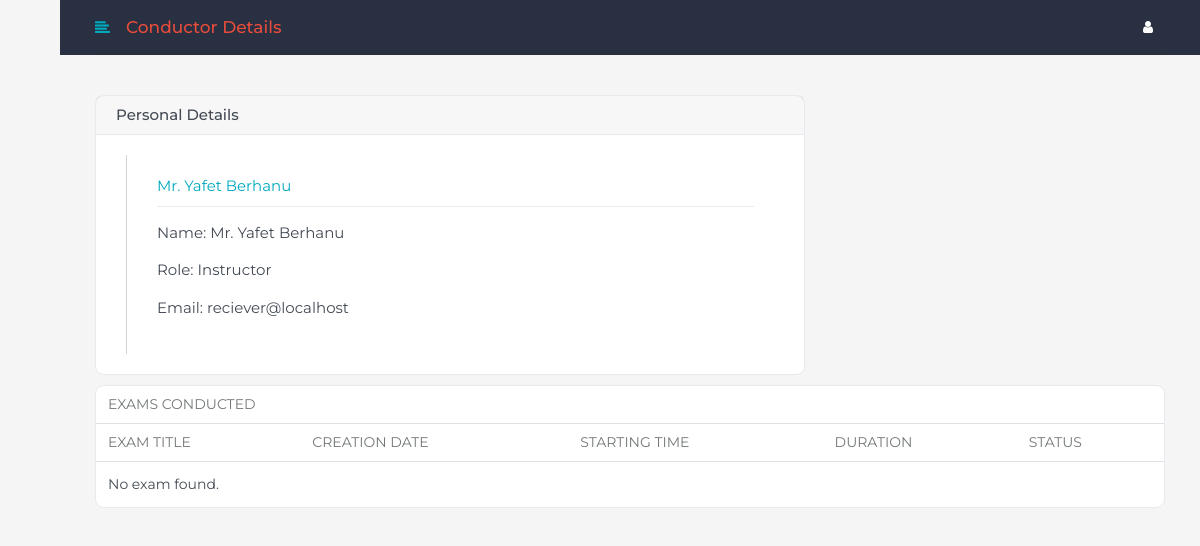
Page /admin/conductor-detail.php?conductorId=@Yafet (signed in) on the committed database.
### tables this page shows
CREATE TABLE `conductor` (
  `username` varchar(25) NOT NULL,
  `password` varchar(256) NOT NULL,
  `prefix` enum('Mr.','Mrs.','Mr.','Dr.','Prof.') NOT NULL,
  `firstName` varchar(50) NOT NULL,
  `lastName` varchar(50) NOT NULL,
  `role` varchar(200) NOT NULL,
  `email` varchar(50) NOT NULL
);

### admin/conductor-detail.php (the view, shortened to what this page needs)
<?php
require('../config.php');
if(isset($_GET['conductorId'])){
  if(!empty($_GET['conductorId'])){
    $conductorId=htmlentities($_GET['conductorId']);
  }else{
    die('conductor id not found');
  }
}else{
  die('conductor id not found');
}
$query="SELECT* FROM conductor WHERE username='".$conductorId."'";
$result=mysqli_query($con,$query) or die('Error to send query');
$row=mysqli_fetch_assoc($result) or die('Error to fetch query');
$prefix=$row['prefix'];
$fname=$row['firstName'];
$lname=$row['lastName'];
$role=$row['role'];
?>
<!doctype html>
<html lang="en" dir="ltr">
<head>
<link rel="stylesheet" href="../assets/plugins/bootstrap/css/bootstrap.min.css" />
<link rel="stylesheet" href="https://cdnjs.cloudflare.com/ajax/libs/font-awesome/4.7.0/css/font-awesome.min.css">
<link rel="stylesheet" href="../assets/plugins/charts-c3/c3.min.css"/>
<link rel="stylesheet" href="../assets/css/main.css"/>
<link rel="stylesheet" href="../assets/css/theme1.css"/>
</head>
<body class="font-montserrat">
<div id="main_content">
    <div class="page">
        <div id="page_top" class="section-body top_dark">
            <div class="container-fluid">
                <div class="page-header">
                    <div class="left">
                        <a href="javascript:void(0)" class="icon menu_toggle mr-3"><i class="fa  fa-align-left"></i></a>
                        <h1 class="page-title">Conductor Details</h1>
                    </div>
                    <div class="right">
                        <div class="notification d-flex">
                            <div class="dropdown d-flex">
                                <a class="nav-link icon d-none d-md-flex btn btn-default btn-icon ml-2" data-toggle="dropdown"><i class="fa fa-user"></i></a>
                            </div>
                        </div>
                    </div>
                </div>
            </div>
        </div>
		 <div class="section-body mt-3">
            <div class="container-fluid">
                <div class="row clearfix">
                    <div class="col-lg-8 col-md-12 mt-4">
                        <div class="card">
                            <div class="card-header">
                                <h3 class="card-title">Personal Details</h3>
                            </div>
                            <div class="card-body">
                                <div class="timeline_item ">
                                    <span><a href="javascript:void(0);"><?php echo $prefix." ".$fname." ".$lname;?></a></span>
                                    <div class="dropdown-divider"></div>
                                    <div class="msg">
                                        <?php
                                        echo "<p>Name: ".$prefix." ".$fname." ".$lname."</p>
                                                <p>Role: ".$role."</p>
                                                <p>Email: ".$row['email']."</p>";
                                        ?>
                                    </div>
                                </div>
                            </div>
                        </div>
                    </div>
                    <div class="col-12">
                        <div class="card">
                            <div class="table-responsive">
                            <table class="table table-hover table-striped table-vcenter mb-0 text-nowrap">
                                  <thead>
                                    <tr>
                                      <th colspan='6'>Exams conducted</th>
                                    </tr>
                                    <tr>
                                      <th>Exam Title</th>
                                      <th>Creation Date</th>
                                      <th>Starting Time</th>
                                      <th>Duration</th>
                                      <th>Status</th>
                                    </tr>
                                  </thead>
                                  <tbody>
                                       <?php
                                       $examQuery="SELECT examId,examTitle,examCreationDate,examDateTime,examDuration,examStatus FROM examination WHERE conductorId='".$conductorId."'";
                                       $examResult=mysqli_query($con,$examQuery) or die('Error to send query');
                                       if(mysqli_num_rows($examResult)){
                                         while($examRow=mysqli_fetch_assoc($examResult)){
                                           echo "<tr><td><a href='exam-detail.php?examId=".$examRow['examId']."'>".$examRow['examTitle']."</a></td>
                                                 <td><span>".$examRow['examCreationDate']."</span></td>
                                                 <td><span>".$examRow['examDateTime']."</span></td>
                                                 <td><span>".$examRow['examDuration']."</span></td>
                                                 <td><span class='tag tag-default'>".$examRow['examStatus']."</span></td></tr>";
                                         }
                                       }else{
                                         echo "<tr><td colspan='5'>No exam found.</td></tr>";
                                       }
                                       ?>
                               </tbody>
                               </table>
                            </div>
                        </div>
                    </div>
                </div>
            </div>
        </div>
    </div>
</div>
</body>
</html>

### assets/css/theme1.css (style rules this page uses)
a,.btn-link { color:#00A9BD }
.text-green,.text-info,.text-success,.text-danger,.text-primary,.text-warning,.mail-star.active,.page-title { color:#E74C3C !important }
.table th { color:#747879 }
body { background-color:#f5f5f5 }
.page-header { border-color:#fff }
.page .section-white,.page .section-body { background:#f5f5f5 }
.card { background-color:#fff }
.top_dark { background-color:#283041 !important }

### rows in the picture
conductor: prefix "Mr.", firstName "Yafet", lastName "Berhanu", role "Instructor", email "reciever@localhost"
